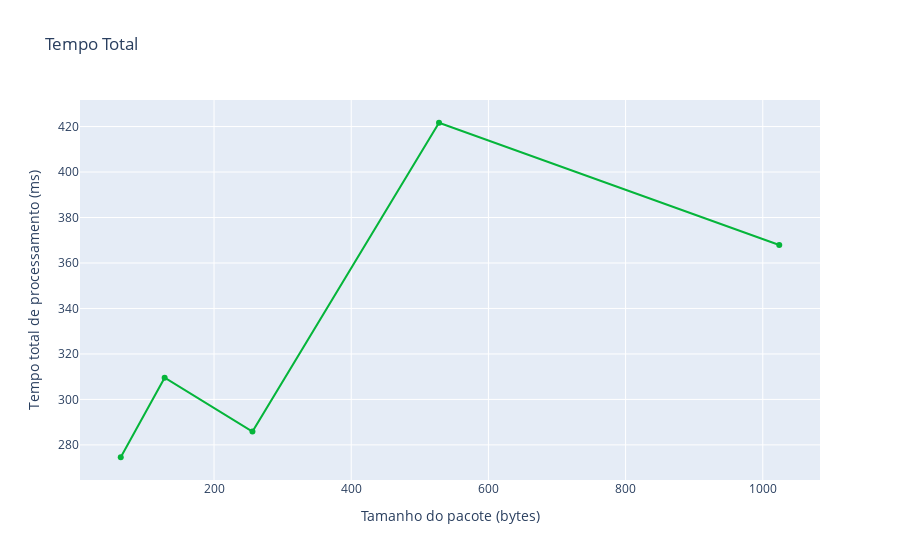

Notebook source saved alongside this figure:
### Markdown cell above
## Cálculo do tempo total:

$T_t = 2*(T_{p1} + T_c + T_{p2})$

### Code cell
#Tt = 2*(Tp1 + Tc + Tp2)
tt = np.array([274.567, 309.567, 285.867, 421.667, 367.933])
tc = np.zeros_like(tt)
for i in range(5):
  tc[i] = (tt[i]/2) - pc1[i] - pc2[i]
  print(tc[i])

# Plot the data
fig = px.line(x=sizes, y=tt, title='Tempo Total', 
              markers=True,
              labels={'x': 'Tamanho do pacote (bytes)', 'y': 'Tempo total de processamento (ms)'}, 
              color_discrete_sequence=['#05b53a'])
# Show the graph
fig.show()

### Figure 1 — Plotly figure (JSON) as saved in the notebook; plotly's stock layout.template omitted (floating-point values rounded to 4 significant figures)
{"data": [{"hovertemplate": "Tamanho do pacote (bytes)=%{x}<br>Tempo total de processamento (ms)=%{y}<extra></extra>", "legendgroup": "", "line": {"color": "#05b53a", "dash": "solid"}, "marker": {"symbol": "circle"}, "mode": "lines+markers", "name": "", "orientation": "v", "showlegend": false, "x": [64, 128, 256, 528, 1024], "xaxis": "x", "y": [274.6, 309.6, 285.9, 421.7, 367.9], "yaxis": "y", "type": "scatter"}], "layout": {"xaxis": {"anchor": "y", "domain": [0, 1], "title": {"text": "Tamanho do pacote (bytes)"}}, "yaxis": {"anchor": "x", "domain": [0, 1], "title": {"text": "Tempo total de processamento (ms)"}}, "legend": {"tracegroupgap": 0}, "title": {"text": "Tempo Total"}}}
